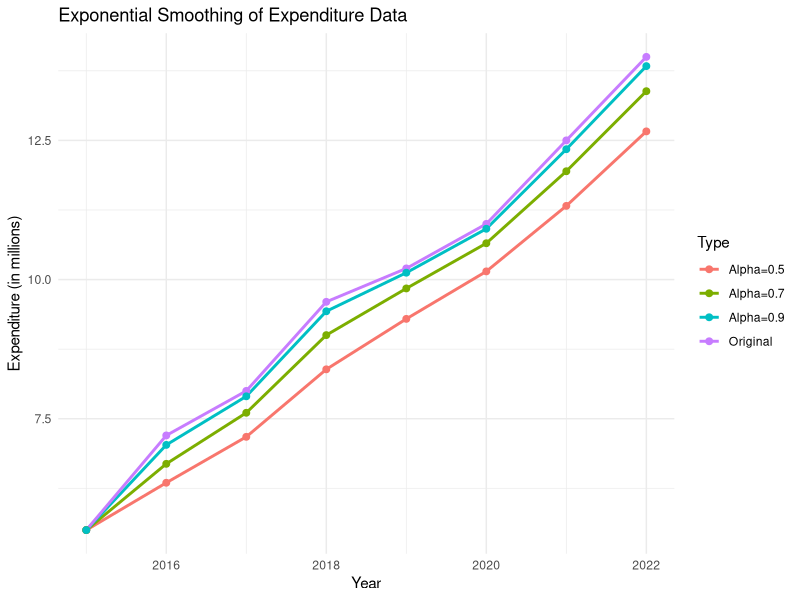

Reproduce this figure in R.
## ---- chunk 1
knitr::opts_chunk$set(echo = TRUE)
## ---- chunk 2
#Loading necessary libraries
library(ggplot2)
#Data
yr<-2015:2022
expn<-c(5.5,7.2,8.0,9.6,10.2,11.0,12.5,14.0)
#exponential smoothing
e_s<-function(series,alpha){result<-numeric(length(series))
  result[1]<-series[1]
  for (n in 2:length(series)){result[n]<-alpha*series[n]+(1 - alpha)*result[n-1]}
  return(result)
}
#Calculating the smoothed values for different alphas
smoothed_0_5<-e_s(expn,0.5)
smoothed_0_7<-e_s(expn,0.7)
smoothed_0_9<-e_s(expn,0.9)
#Generating table containing the results
res<-data.frame(Year=yr,Expenditure=expn,Alpha_0_5=smoothed_0_5,Alpha_0_7=smoothed_0_7,Alpha_0_9=smoothed_0_9)
print(res)
## ---- chunk 3
# Calculate forecast errors
f_e<-data.frame(Year=yr,Alpha_0_5=expn-smoothed_0_5,Alpha_0_7=expn-smoothed_0_7,Alpha_0_9=expn-smoothed_0_9)
#Forecast errors
print(f_e)
## ---- chunk 4
#Preparing data for plotting
pd<-data.frame(Year=rep(yr,4),Expenditure=c(expn,smoothed_0_5,smoothed_0_7,smoothed_0_9),Type =rep(c("Original","Alpha=0.5","Alpha=0.7","Alpha=0.9"),each = length(yr))
)
#Plotting
ggplot(pd,aes(x=Year,y=Expenditure,color=Type))+geom_line(size=1)+geom_point(size=2)+labs(title="Exponential Smoothing of Expenditure Data",x = "Year", y = "Expenditure (in millions)")+theme_minimal()
